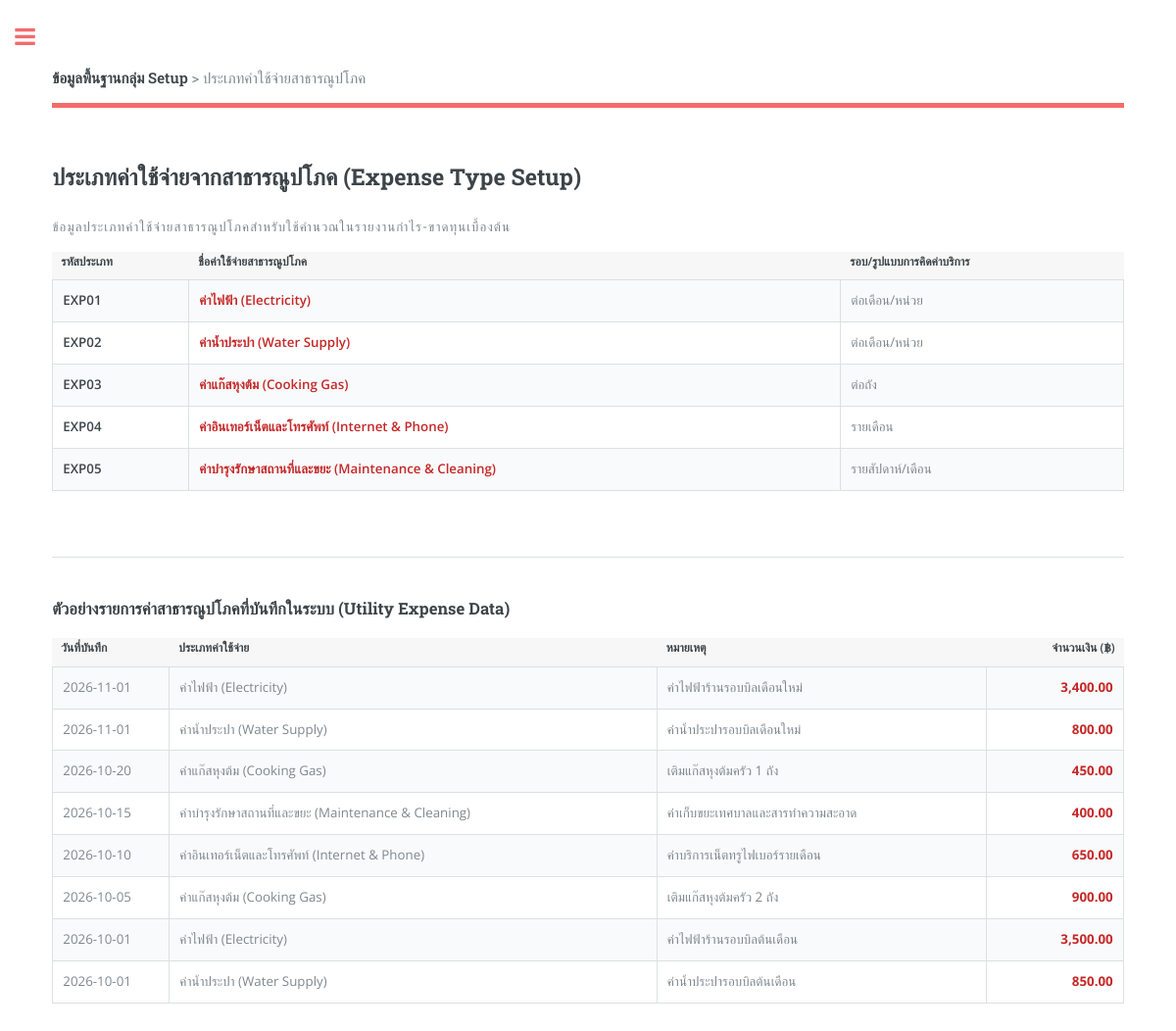
The app's page /list_expense_type.php with its own data.
### tables this page shows
CREATE TABLE `expense_type` (
  `expense_type_id` varchar(10) NOT NULL,
  `expense_type_name` varchar(100) NOT NULL,
  `unit_charge` varchar(50) DEFAULT NULL,
  PRIMARY KEY (`expense_type_id`)
);

CREATE TABLE `utility_expense` (
  `expense_id` int(11) NOT NULL AUTO_INCREMENT,
  `expense_date` date NOT NULL,
  `expense_type_id` varchar(10) NOT NULL,
  `amount` decimal(10,2) NOT NULL DEFAULT 0.00,
  `remark` varchar(255) DEFAULT NULL,
  PRIMARY KEY (`expense_id`),
  KEY `fk_util_type` (`expense_type_id`),
  CONSTRAINT `fk_util_type` FOREIGN KEY (`expense_type_id`) REFERENCES `expense_type` (`expense_type_id`) ON UPDATE CASCADE
);

### list_expense_type.php (the view, shortened to what this page needs)
<?php
include('connect_db.php');
$res = mysqli_query($conn, "SELECT * FROM expense_type ORDER BY expense_type_id");
?>
<!DOCTYPE HTML>
<html lang="th">
<head>
	<link rel="stylesheet" href="assets/css/main.css" />
</head>
<body>
	<div id="wrapper">
		<div id="main">
			<div class="inner">
				<header id="header">
					<a href="index.php" class="logo"><strong>ข้อมูลพื้นฐานกลุ่ม Setup</strong> &gt; ประเภทค่าใช้จ่ายสาธารณูปโภค</a>
				</header>
				<section>
					<header class="main">
						<h2>ประเภทค่าใช้จ่ายจากสาธารณูปโภค (Expense Type Setup)</h2>
						<p>ข้อมูลประเภทค่าใช้จ่ายสาธารณูปโภคสำหรับใช้คำนวณในรายงานกำไร-ขาดทุนเบื้องต้น</p>
					</header>
					<div class="table-wrapper">
						<table class="alt">
							<thead>
								<tr style="background-color: #f7f7f7;">
									<th style="width: 140px;">รหัสประเภท</th>
									<th>ชื่อค่าใช้จ่ายสาธารณูปโภค</th>
									<th>รอบ/รูปแบบการคิดค่าบริการ</th>
								</tr>
							</thead>
							<tbody>
								<?php
								while ($row = mysqli_fetch_assoc($res)) {
								?>
								<tr>
									<td><strong><?php echo htmlspecialchars($row['expense_type_id']); ?></strong></td>
									<td><strong style="color: #c62828;"><?php echo htmlspecialchars($row['expense_type_name']); ?></strong></td>
									<td><?php echo htmlspecialchars($row['unit_charge']); ?></td>
								</tr>
								<?php } ?>
							</tbody>
						</table>
					</div>
					<hr class="major" />
					<h3>ตัวอย่างรายการค่าสาธารณูปโภคที่บันทึกในระบบ (Utility Expense Data)</h3>
					<div class="table-wrapper">
						<table class="alt">
							<thead>
								<tr style="background-color: #f7f7f7;">
									<th style="width: 120px;">วันที่บันทึก</th>
									<th>ประเภทค่าใช้จ่าย</th>
									<th>หมายเหตุ</th>
									<th style="text-align: right; width: 140px;">จำนวนเงิน (฿)</th>
								</tr>
							</thead>
							<tbody>
								<?php
								$res_exp = mysqli_query($conn, "SELECT u.*, e.expense_type_name
								                                FROM utility_expense u
								                                LEFT JOIN expense_type e ON u.expense_type_id = e.expense_type_id
								                                ORDER BY u.expense_date DESC");
								while ($exp = mysqli_fetch_assoc($res_exp)) {
								?>
								<tr>
									<td><?php echo $exp['expense_date']; ?></td>
									<td><?php echo htmlspecialchars($exp['expense_type_name']); ?></td>
									<td><?php echo htmlspecialchars($exp['remark']); ?></td>
									<td style="text-align: right; color: #c62828; font-weight: bold;"><?php echo number_format($exp['amount'], 2); ?></td>
								</tr>
								<?php } ?>
							</tbody>
						</table>
					</div>
				</section>
			</div>
		</div>
	</div>
</body>
</html>

### records on screen
expense_type: expense_type_id "EXP01", expense_type_name "ค่าไฟฟ้า (Electricity)", unit_charge "ต่อเดือน/หน่วย"
expense_type: expense_type_id "EXP02", expense_type_name "ค่าน้ำประปา (Water Supply)", unit_charge "ต่อเดือน/หน่วย"
expense_type: expense_type_id "EXP03", expense_type_name "ค่าแก๊สหุงต้ม (Cooking Gas)", unit_charge "ต่อถัง"
expense_type: expense_type_id "EXP04", expense_type_name "ค่าอินเทอร์เน็ตและโทรศัพท์ (Internet & Phone)", unit_charge "รายเดือน"
expense_type: expense_type_id "EXP05", expense_type_name "ค่าบำรุงรักษาสถานที่และขยะ (Maintenance & Cleaning)", unit_charge "รายสัปดาห์/เดือน"
utility_expense: expense_date "2026-11-01", expense_type.expense_type_name "ค่าไฟฟ้า (Electricity)", remark "ค่าไฟฟ้าร้านรอบบิลเดือนใหม่", amount "3,400.00"
utility_expense: expense_date "2026-11-01", expense_type.expense_type_name "ค่าน้ำประปา (Water Supply)", remark "ค่าน้ำประปารอบบิลเดือนใหม่", amount "800.00"
utility_expense: expense_date "2026-10-20", expense_type.expense_type_name "ค่าแก๊สหุงต้ม (Cooking Gas)", remark "เติมแก๊สหุงต้มครัว 1 ถัง", amount "450.00"
utility_expense: expense_date "2026-10-15", expense_type.expense_type_name "ค่าบำรุงรักษาสถานที่และขยะ (Maintenance & Cleaning)", remark "ค่าเก็บขยะเทศบาลและสารทำความสะอาด", amount "400.00"
utility_expense: expense_date "2026-10-10", expense_type.expense_type_name "ค่าอินเทอร์เน็ตและโทรศัพท์ (Internet & Phone)", remark "ค่าบริการเน็ตทรูไฟเบอร์รายเดือน", amount "650.00"
utility_expense: expense_date "2026-10-05", expense_type.expense_type_name "ค่าแก๊สหุงต้ม (Cooking Gas)", remark "เติมแก๊สหุงต้มครัว 2 ถัง", amount "900.00"
utility_expense: expense_date "2026-10-01", expense_type.expense_type_name "ค่าไฟฟ้า (Electricity)", remark "ค่าไฟฟ้าร้านรอบบิลต้นเดือน", amount "3,500.00"
utility_expense: expense_date "2026-10-01", expense_type.expense_type_name "ค่าน้ำประปา (Water Supply)", remark "ค่าน้ำประปารอบบิลต้นเดือน", amount "850.00"
